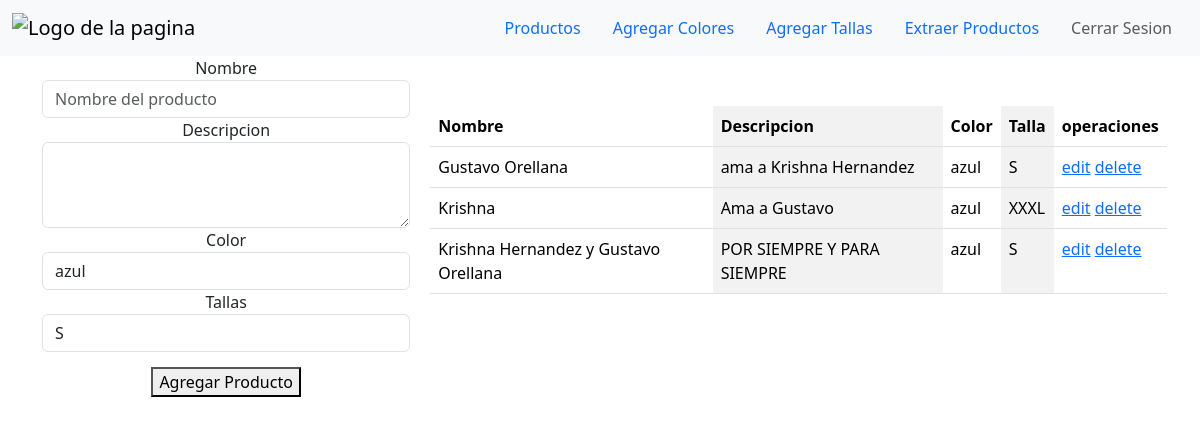
Page /home on the earlier database version.
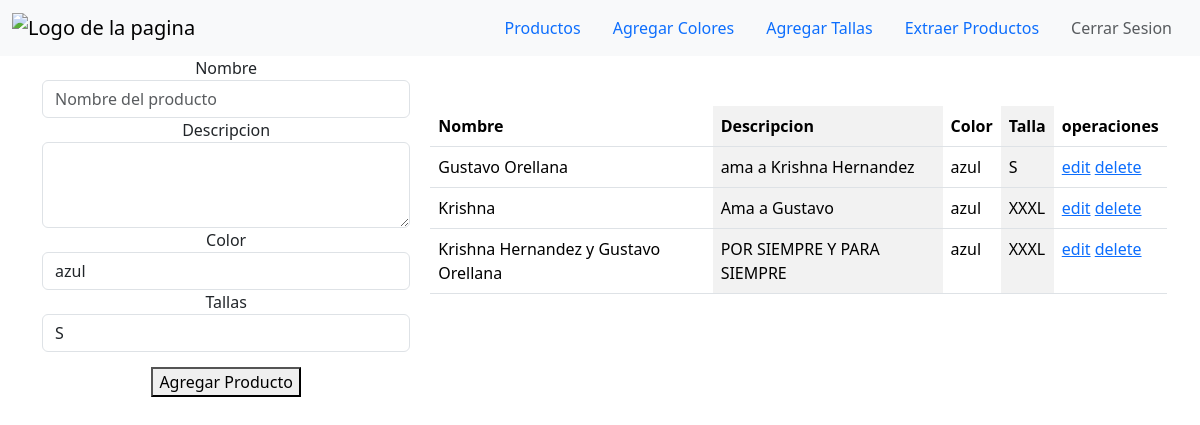
Same page on the later database version.
### tables this page shows
CREATE TABLE productos (
            id INTEGER PRIMARY KEY autoincrement,
               nombre TEXT NOT NUll,
               descripcion TEXT,
               id_color INTEGER,
               id_talla INTEGER,
               foreign key (id_color) references colores(id),
               foreign key (id_talla) references tallas(id)
               
);

CREATE TABLE tallas(
               id INTEGER PRIMARY KEY autoincrement,
               nombre TEXT NOT NULL
);

CREATE TABLE colores (
               id INTEGER PRIMARY KEY autoincrement,
               nombre TEXT NOT NULL

);

### appFlask.py (the view)
@app.route('/home')
def hello_world():
    conexion = sqlite3.connect('test.db')
    cursor = conexion.cursor()
    cursor.execute('SELECT p.id, p.nombre, p.descripcion, c.nombre, t.nombre FROM productos p JOIN colores c ON p.id_color = c.id JOIN tallas t ON p.id_talla = t.id')
    productos = cursor.fetchall()
    print(productos)
    return render_template('home.html', products = productos)

### templates/home.html (shortened to what this page needs)
{% extends 'layout.html' %}
{% block body %}
<nav class="navbar bg-body-tertiary">
  <div class="container-fluid">
      <a class="navbar-brand" href="#">
          <img src="https://assets.turbologo.com/blog/en/2021/11/14061115/Naruto_logo.png" alt="Logo de la pagina" height="70" class="d-line-block align-top">
      </a>
      <ul class="nav justify-content-end">
          <li class="nav-item">
            <a class="nav-link active" aria-current="page" href="#">Productos</a>
          </li>
          <li class="nav-item">
            <a class="nav-link" href="#">Agregar Colores</a>
          </li>
          <li class="nav-item">
            <a class="nav-link" href="#">Agregar Tallas</a>
          </li>
          <li class="nav-item">
            <a class="nav-link" href="/extract/">Extraer Productos</a>
          </li>
          <li class="nav-item">
            <a class="nav-link disabled" aria-disabled="true">Cerrar Sesion</a>
          </li>
        </ul>
  </div>
</nav>
  <div class="container " style="display: flex ;gap: 20px;">
   <div class="form-container " style="flex: 0 0 33%;" >
    <form action="add_product" method="POST">
      <div class="form-group">
        <label for="nombreForm" style="align-items: center;display: flex;justify-content: center;">Nombre</label>
        <input type="text" class="form-control" id="nombreForm" name="nombre" placeholder="Nombre del producto">
      </div>
      <div class="form-group">
        <label for="descripcionForm" style="align-items: center;display: flex;justify-content: center;">Descripcion</label>
        <textarea class="form-control" name="descripcion" id="descripcionForm" rows="3"></textarea>
      </div>
      <div class="form-group">
        <label for="colorForm" style="align-items: center;display: flex;justify-content: center;">Color</label>
        <select class="form-control" name="color" id="colorForm">
          <option >azul</option>
        </select>
      </div>
      <div class="form-group">
        <label for="tallaForm" style="align-items: center;display: flex;justify-content: center;">Tallas</label>
        <select class="form-control" name="talla" id="tallaForm">
          <option >S</option>
        </select>
      </div>
      <div style="text-align: center;margin-top: 15px;"><button type="submit" style="text-align: center;">Agregar Producto</button></div>
    </form>
  </div>
  <div class="productos-container" style="flex: 0 0 66%;margin-top: 50px; ">
    <table class="table table-striped-columns">
    <thead>
      <tr>
        <th>Nombre</th>
        <th>Descripcion</th>
        <th>Color</th>
        <th>Talla</th>
        <th>operaciones</th>
      </tr>
    </thead>
    <tbody>
      {% for producto in products %}
        <tr>
          <td>{{ producto.1 }}</td>
          <td>{{ producto.2 }}</td>
          <td>{{ producto.3}}</td>
          <td>{{ producto.4}}</td>
          <td>
              <a href="/edit/{{producto.0}}">edit</a>
              <a href="/delete/{{producto.0}}" >delete</a>
          </td>
        </tr>
      {% endfor %}
    </tbody>
  </table>
  </div>
</div>
{% endblock %}

Differences in the rows shown:
changed productos "Krishna Hernandez y Gustavo Orellana": nombre "S" → "XXXL"
